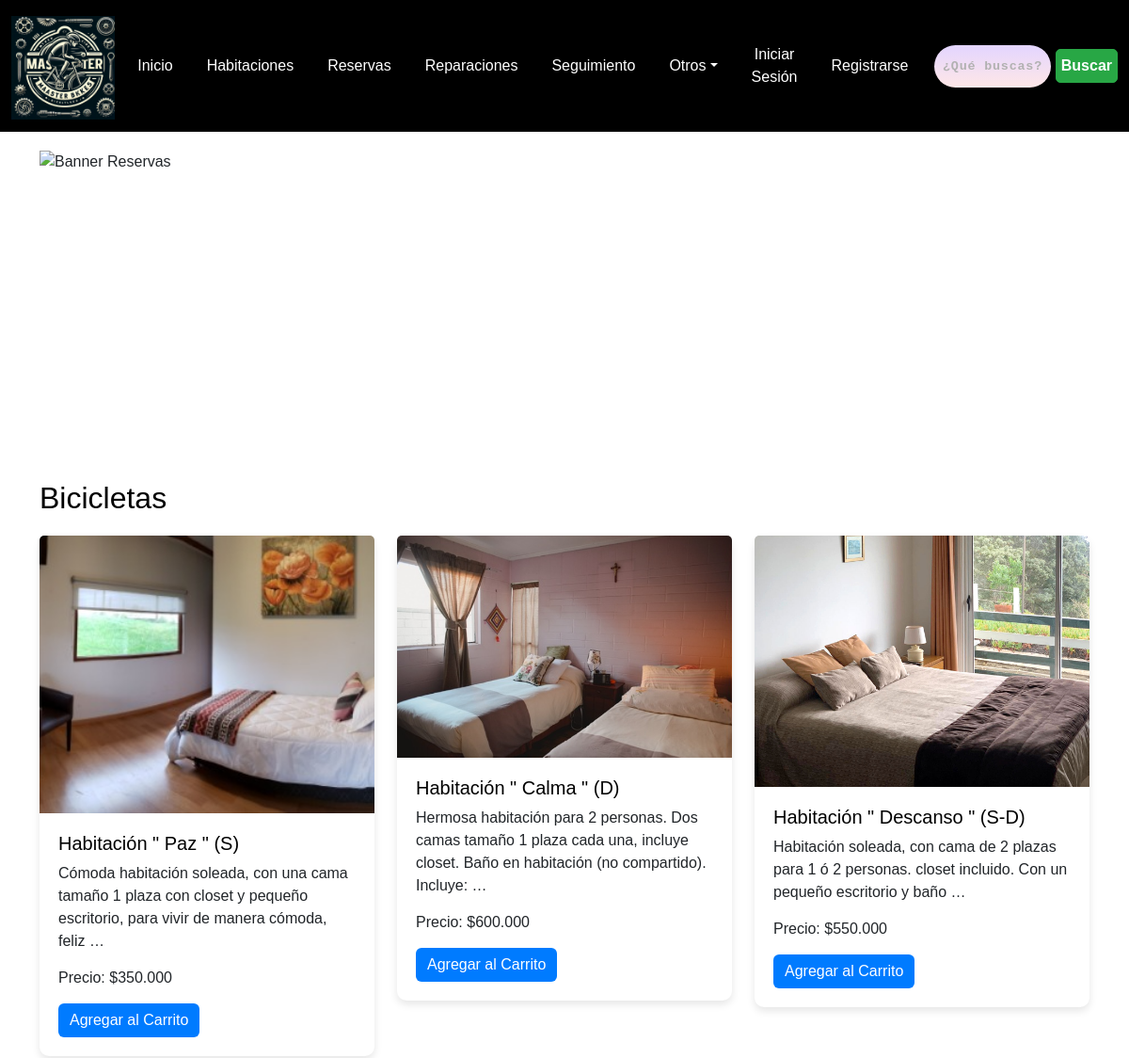
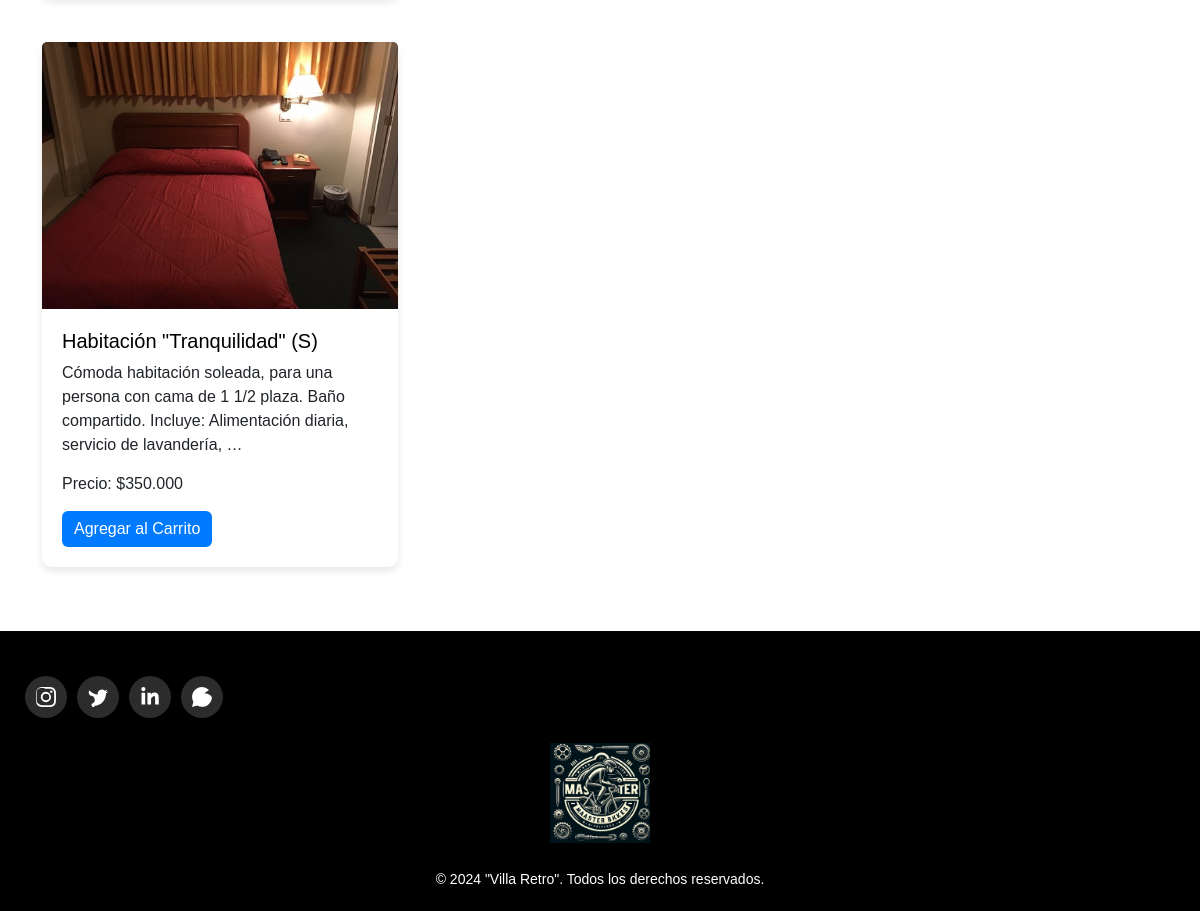
Page /bicicletas/ on the committed database (2 pictures, top to bottom).
### masterbikes/models.py (models this page shows, shortened)
class Bicicleta(models.Model):
    nombre = models.CharField(max_length=100)
    descripcion = models.TextField()
    precio = models.DecimalField(max_digits=10, decimal_places=3)
    imagen = models.ImageField(upload_to='bicicletas/')

### masterbikes/views.py (the view)
# urls.py: path('bicicletas/', views.bicicletas, name='bicicletas'),
def bicicletas(request):
    bicicletas = Bicicleta.objects.all()
    return render(request, 'masterbikes/Vistas/bicicletas.html', {'bicicletas': bicicletas})

### masterbikes/Templates/masterbikes/Vistas/bicicletas.html (shortened to what this page needs)
{% load static %}
<!DOCTYPE html>
<html lang="es">
<head>
    {% load bootstrap5 %}
    {% bootstrap_css %}
    <link rel="stylesheet" href="{% static 'css/styles.css' %}">
    <link rel="stylesheet" href="{% static 'css/stylesIncludes.css' %}">
</head>
<body>
    {% include 'masterbikes/includes/header.html' %}
    <main class="main">
        <div class="container">
            <img src="{% static 'img/bannerbicicleta.png' %}" class="banner-img" alt="Banner Reservas">
            <h2>Bicicletas</h2>
            <div class="row">
                {% for bicicleta in bicicletas %}
                <div class="col-md-4 mb-4">
                    <div class="card">
                        <img src="{{ bicicleta.imagen.url }}" class="card-img-top" alt="{{ bicicleta.nombre }}">
                        <div class="card-body">
                            <h5 class="card-title">{{ bicicleta.nombre }}</h5>
                            <p class="card-text">{{ bicicleta.descripcion|truncatewords:20 }}</p>
                            <p class="card-text">Precio: ${{ bicicleta.precio }}</p>
                            <a href="{% url 'agregar_al_carrito' bicicleta.id %}" class="btn btn-primary">Agregar al Carrito</a>
                        </div>
                    </div>
                </div>
                {% endfor %}
            </div>
        </div>
    </main>
    {% include 'masterbikes/includes/footer.html' %}
</body>
</html>

### masterbikes/Static/css/styles.css (style rules this page uses)
body { background-color: #f0f8ff; font-family: 'Arial', sans-serif; }
.main { padding: 20px; background-color: #ffffff; }
.card { margin-bottom: 20px; }
.btn-primary { background-color: #007bff; border-color: #007bff; }
h2 { font-size: 2rem; margin-bottom: 20px; color: #000000; }
.banner-img { width: 100%; height: 350px; display: block; margin: 0; padding: 0; }
.btn-primary { background-color: #007bff; border: none; }
.card { border: none; border-radius: 10px; box-shadow: 0 4px 8px rgba(0, 0, 0, 0.1); }
.card-body { padding: 20px; }
.card-title { font-size: 1.25rem; color: #000000; }
.card-text { margin-bottom: 15px; }

### rows in the picture
Bicicleta: imagen (picture), nombre "Habitación \" Paz \" (S)", descripcion "Cómoda habitación soleada, con una cama tamaño 1 plaza con closet y pequeño escritorio, para vivir de manera cómoda, feliz …", precio "350.000"
Bicicleta: imagen (picture), nombre "Habitación \" Calma \" (D)", descripcion "Hermosa habitación para 2 personas. Dos camas tamaño 1 plaza cada una, incluye closet. Baño en habitación (no compartido). Incluye: …", precio "600.000"
Bicicleta: imagen (picture), nombre "Habitación \" Descanso \" (S-D)", descripcion "Habitación soleada, con cama de 2 plazas para 1 ó 2 personas. closet incluido. Con un pequeño escritorio y baño …", precio "550.000"
Bicicleta: imagen (picture), nombre "Habitación \"Tranquilidad\" (S)", descripcion "Cómoda habitación soleada, para una persona con cama de 1 1/2 plaza. Baño compartido. Incluye: Alimentación diaria, servicio de lavandería, …", precio "350.000"
